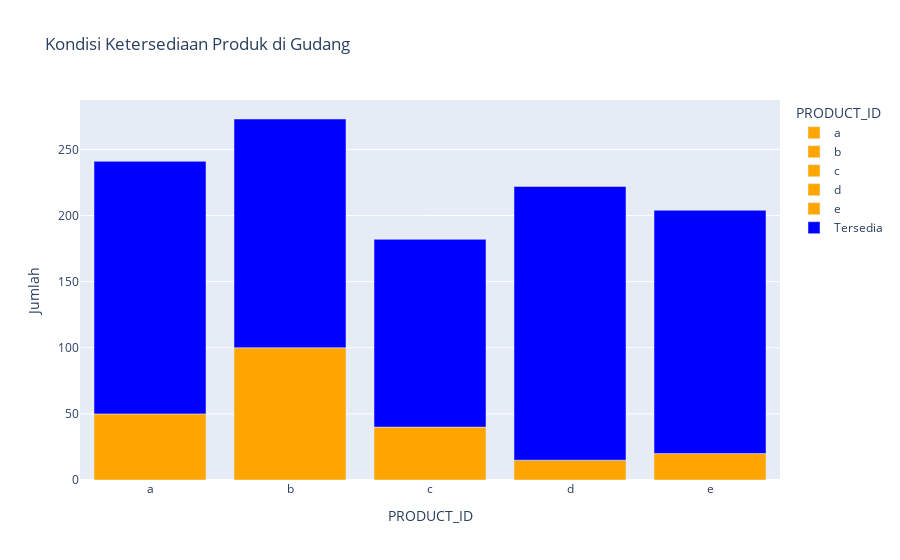

Notebook cell for this chart:
### Code cell
# Plotly Bar Chart
fig = px.bar(df_produk, 
             x=df_produk['PRODUCT_ID'], 
             y='HARUS_RESTOCK_BILA_JUMLAH_GUDANG_TERSISA', 
             color='PRODUCT_ID',
             labels={'HARUS_RESTOCK_BILA_JUMLAH_GUDANG_TERSISA': 'Batas Restock'},
             title='Kondisi Ketersediaan Produk di Gudang',
             color_discrete_map={ 'a': 'orange', 'b': 'orange', 'c': 'orange', 'd': 'orange', 'e': 'orange'})

# Menambahkan bar tambahan
fig.add_bar(x=df_produk['PRODUCT_ID'], 
            y=df_produk['JUMLAH_DIGUDANG'],
            name='Tersedia',
            marker_color='blue')

fig.update_layout(xaxis_title='PRODUCT_ID', yaxis_title='Jumlah')
fig.show()

### Figure 1 — Plotly figure (JSON) as saved in the notebook; plotly's stock layout.template omitted (floating-point values rounded to 4 significant figures)
{"data": [{"alignmentgroup": "True", "hovertemplate": "PRODUCT_ID=%{x}<br>Batas Restock=%{y}<extra></extra>", "legendgroup": "a", "marker": {"color": "orange", "pattern": {"shape": ""}}, "name": "a", "offsetgroup": "a", "orientation": "v", "showlegend": true, "textposition": "auto", "type": "bar", "x": ["a"], "xaxis": "x", "y": [50], "yaxis": "y"}, {"alignmentgroup": "True", "hovertemplate": "PRODUCT_ID=%{x}<br>Batas Restock=%{y}<extra></extra>", "legendgroup": "b", "marker": {"color": "orange", "pattern": {"shape": ""}}, "name": "b", "offsetgroup": "b", "orientation": "v", "showlegend": true, "textposition": "auto", "type": "bar", "x": ["b"], "xaxis": "x", "y": [100], "yaxis": "y"}, {"alignmentgroup": "True", "hovertemplate": "PRODUCT_ID=%{x}<br>Batas Restock=%{y}<extra></extra>", "legendgroup": "c", "marker": {"color": "orange", "pattern": {"shape": ""}}, "name": "c", "offsetgroup": "c", "orientation": "v", "showlegend": true, "textposition": "auto", "type": "bar", "x": ["c"], "xaxis": "x", "y": [40], "yaxis": "y"}, {"alignmentgroup": "True", "hovertemplate": "PRODUCT_ID=%{x}<br>Batas Restock=%{y}<extra></extra>", "legendgroup": "d", "marker": {"color": "orange", "pattern": {"shape": ""}}, "name": "d", "offsetgroup": "d", "orientation": "v", "showlegend": true, "textposition": "auto", "type": "bar", "x": ["d"], "xaxis": "x", "y": [15], "yaxis": "y"}, {"alignmentgroup": "True", "hovertemplate": "PRODUCT_ID=%{x}<br>Batas Restock=%{y}<extra></extra>", "legendgroup": "e", "marker": {"color": "orange", "pattern": {"shape": ""}}, "name": "e", "offsetgroup": "e", "orientation": "v", "showlegend": true, "textposition": "auto", "type": "bar", "x": ["e"], "xaxis": "x", "y": [20], "yaxis": "y"}, {"marker": {"color": "blue"}, "name": "Tersedia", "type": "bar", "x": ["a", "b", "c", "d", "e"], "y": [191, 173, 142, 207, 184]}], "layout": {"barmode": "relative", "legend": {"title": {"text": "PRODUCT_ID"}, "tracegroupgap": 0}, "title": {"text": "Kondisi Ketersediaan Produk di Gudang"}, "xaxis": {"anchor": "y", "categoryarray": ["a", "b", "c", "d", "e"], "categoryorder": "array", "domain": [0, 1], "title": {"text": "PRODUCT_ID"}}, "yaxis": {"anchor": "x", "domain": [0, 1], "title": {"text": "Jumlah"}}}}
